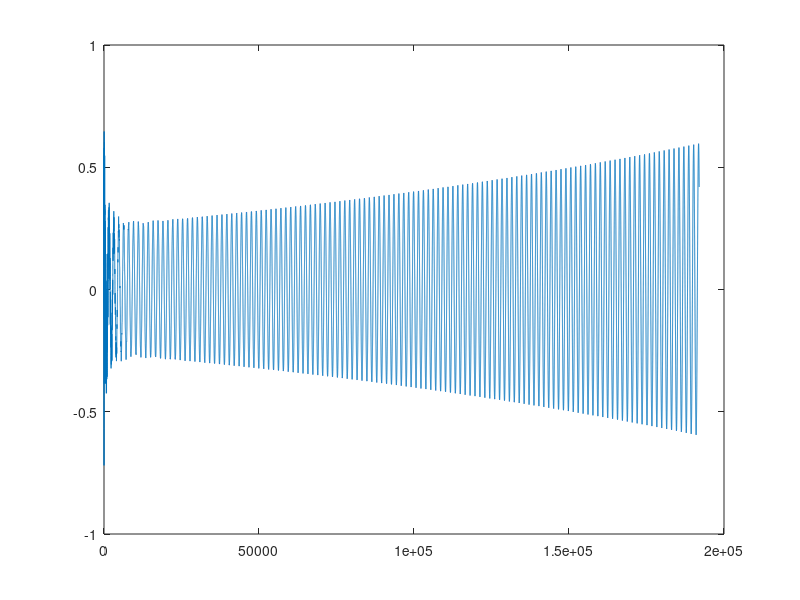

The MATLAB source for this figure:
clear all;

%% Initialise variables
fs = 48000*4; % Sample rate [Hz]
k = 1 / fs; % Time step [s]

lengthSound = fs; % Length of the simulation (1 second) [samples]

L = 0.1564; % Length [m]
r = 2 * 10 ^-3; % Radius
A = pi * r^2; % Cross-sectional Area
rho = 7850; %Material Density
E = 2 * 10^11; %Young's Modulus
I = pi * r^4 / 4; %Inertia

sigma_0 = 1; %Frequency independent damping
sigma_1 = 0.05; %Frequency dependent damping

kappa = sqrt((E * I) / (rho * A)); %Stiffness coefficient

h = sqrt((4 * sigma_1 * k + sqrt((4 * sigma_1 * k)^2 + 16 * kappa * kappa * k * k)) * 0.5); %Grid spacing [m]
N = floor(L/h); %Number of intervals between grid points
h = L / N; %Recalculation of grid spacing based on integer N

mu = (kappa * k)/ h^2;
muSq = mu^2;
hSq = h^2;

%Initialise state vectors
uNext = zeros(N+1, 1);
u = zeros(N+1, 1);

%Raised cosine
loc = round(0.8 * N); %Center location
halfWidth = round(N/10); %Half-width of raised cosine
width = 2 * halfWidth; %Full width
rcX = 0:width; %x-locations for raised cosine
rc = 0.5 - 0.5 * cos(2 * pi * rcX / width); %Raised cosine
u(loc-halfWidth : loc+halfWidth) = rc; %Initialise current state

%Set initial velocity to zero
uPrev = u;

%Range of calculation
range = 1+2:N-1;

%Virtual grid points
vg1 = 0;
vg2 = 0;
vg1Prev = 0;

%==================================================================
%Simulation loop
%==================================================================

outLoc = N+1;
out = zeros(lengthSound, 1);

for n = 1:lengthSound

    %Update equation
    uNext(range) = ((2 - 6*muSq - ((4 * sigma_1 * k) / hSq)) * u(range) ...
			+ (4 * muSq + ((2 * sigma_1 * k) / hSq)) * (u(range + 1) + u(range - 1)) ...
			- muSq * (u(range + 2) + u(range - 2)) + (-1 + sigma_0 * k + ((4 * sigma_1 * k) / hSq)) * uPrev(range) ...
			- ((2 * sigma_1 * k) / hSq) * (uPrev(range + 1) + uPrev(range - 1))) ...
			/(1+sigma_0*k);

    %Update virtual grid points
    vg1 = 2 * u(N+1) - u(N);
    vg2 = u(N-1) - 2*u(N) + 2*vg1;

    %Update Free Boundary
    uNext(N) = ((2 - 6*muSq - ((4 * sigma_1 * k) / hSq)) * u(N) ...
			+ (4 * muSq + ((2 * sigma_1 * k) / hSq)) * (u(N + 1) + u(N - 1)) ...
			- muSq * (vg1 + u(N - 2)) + (-1 + sigma_0 * k + ((4 * sigma_1 * k) / hSq)) * uPrev(N) ...
			- ((2 * sigma_1 * k) / hSq) * (uPrev(N + 1) + uPrev(N - 1))) ...
			/(1+sigma_0*k);

    uNext(N+1) = ((2 - 6*muSq - ((4 * sigma_1 * k) / hSq)) * u(N + 1) ...
			+ (4 * muSq + ((2 * sigma_1 * k) / hSq)) * (vg1 + u(N)) ...
			- muSq * (vg2 + u(N - 1)) + (-1 + sigma_0 * k + ((4 * sigma_1 * k) / hSq)) * uPrev(N+1) ...
			- ((2 * sigma_1 * k) / hSq) * (vg1Prev + uPrev(N))) ...
			/(1+sigma_0*k);

    %Read output
    out(n) = u(outLoc);
    
    %Update states
    vg1Prev = vg1;
    uPrev = u;
    u = uNext;
end

plot(out);
